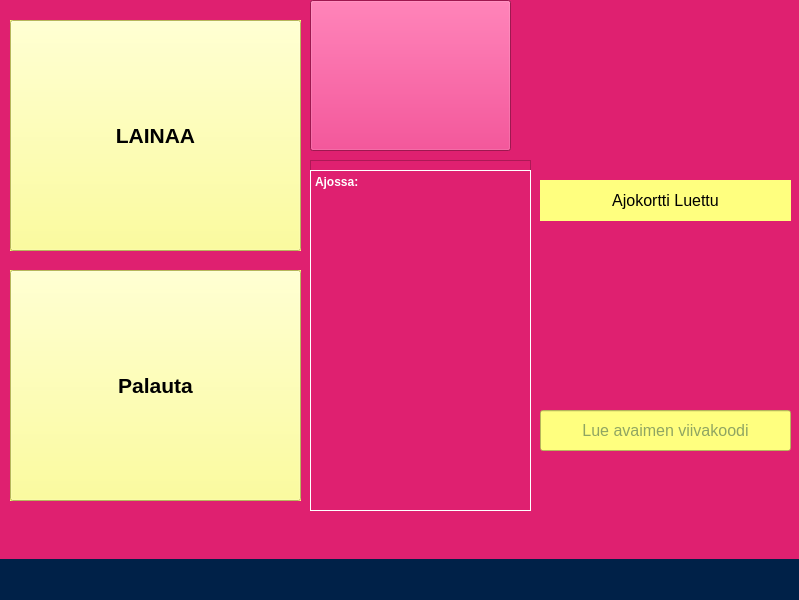
<?xml version="1.0" encoding="UTF-8"?>
<ui version="4.0">
 <class>MainWindow</class>
 <widget class="QMainWindow" name="MainWindow">
  <property name="geometry">
   <rect>
    <x>0</x>
    <y>0</y>
    <width>799</width>
    <height>600</height>
   </rect>
  </property>
  <property name="windowTitle">
   <string>MainWindow</string>
  </property>
  <property name="windowIcon">
   <iconset theme="emblem-shared"/>
  </property>
  <property name="styleSheet">
   <string notr="true">background-color: rgb(223, 32, 112);</string>
  </property>
  <widget class="QWidget" name="centralwidget">
   <widget class="QLineEdit" name="readCarCardLineEdit">
    <property name="enabled">
     <bool>true</bool>
    </property>
    <property name="geometry">
     <rect>
      <x>540</x>
      <y>180</y>
      <width>251</width>
      <height>41</height>
     </rect>
    </property>
    <property name="font">
     <font>
      <pointsize>12</pointsize>
     </font>
    </property>
    <property name="styleSheet">
     <string notr="true">background-color: rgb(255, 255, 127);
color: rgb(32, 75, 70);</string>
    </property>
    <property name="text">
     <string/>
    </property>
    <property name="echoMode">
     <enum>QLineEdit::EchoMode::NoEcho</enum>
    </property>
    <property name="alignment">
     <set>Qt::AlignmentFlag::AlignCenter</set>
    </property>
    <property name="placeholderText">
     <string>Lue ajokortin viivakoodi</string>
    </property>
    <property name="clearButtonEnabled">
     <bool>false</bool>
    </property>
   </widget>
   <widget class="QPushButton" name="takeCarPushButton">
    <property name="geometry">
     <rect>
      <x>10</x>
      <y>20</y>
      <width>291</width>
      <height>231</height>
     </rect>
    </property>
    <property name="font">
     <font>
      <pointsize>16</pointsize>
      <bold>true</bold>
     </font>
    </property>
    <property name="cursor">
     <cursorShape>PointingHandCursor</cursorShape>
    </property>
    <property name="toolTip">
     <string>&lt;html&gt;&lt;head/&gt;&lt;body&gt;&lt;p&gt;&lt;span style=&quot; font-size:11pt;&quot;&gt;Tallentaa henkilön tiedot tietokantaa&lt;/span&gt;&lt;/p&gt;&lt;/body&gt;&lt;/html&gt;</string>
    </property>
    <property name="toolTipDuration">
     <number>3000</number>
    </property>
    <property name="styleSheet">
     <string notr="true">color: rgb(0, 0, 0);
background-color: rgb(255, 255, 127);</string>
    </property>
    <property name="text">
     <string>LAINAA</string>
    </property>
   </widget>
   <widget class="QLabel" name="keyPictureLabel">
    <property name="geometry">
     <rect>
      <x>610</x>
      <y>290</y>
      <width>171</width>
      <height>111</height>
     </rect>
    </property>
    <property name="autoFillBackground">
     <bool>false</bool>
    </property>
    <property name="text">
     <string/>
    </property>
    <property name="pixmap">
     <pixmap resource="userUiRescources.qrc">:/pictures/uiPictures/keys.png</pixmap>
    </property>
    <property name="scaledContents">
     <bool>true</bool>
    </property>
   </widget>
   <widget class="QLabel" name="teacherPictureLabel">
    <property name="geometry">
     <rect>
      <x>590</x>
      <y>-10</y>
      <width>201</width>
      <height>191</height>
     </rect>
    </property>
    <property name="text">
     <string/>
    </property>
    <property name="pixmap">
     <pixmap resource="userUiRescources.qrc">:/pictures/uiPictures/Teacher.png</pixmap>
    </property>
    <property name="scaledContents">
     <bool>true</bool>
    </property>
   </widget>
   <widget class="QPushButton" name="returnCarPushButton">
    <property name="geometry">
     <rect>
      <x>10</x>
      <y>270</y>
      <width>291</width>
      <height>231</height>
     </rect>
    </property>
    <property name="font">
     <font>
      <pointsize>16</pointsize>
      <bold>true</bold>
     </font>
    </property>
    <property name="cursor">
     <cursorShape>PointingHandCursor</cursorShape>
    </property>
    <property name="toolTip">
     <string>&lt;html&gt;&lt;head/&gt;&lt;body&gt;&lt;p&gt;&lt;span style=&quot; font-size:11pt;&quot;&gt;Tallentaa henkilön tiedot tietokantaa&lt;/span&gt;&lt;/p&gt;&lt;/body&gt;&lt;/html&gt;</string>
    </property>
    <property name="toolTipDuration">
     <number>3000</number>
    </property>
    <property name="styleSheet">
     <string notr="true">color: rgb(0, 0, 0);
background-color: rgb(255, 255, 127);</string>
    </property>
    <property name="text">
     <string>Palauta</string>
    </property>
   </widget>
   <widget class="QLineEdit" name="readKeyLineEdit">
    <property name="enabled">
     <bool>true</bool>
    </property>
    <property name="geometry">
     <rect>
      <x>540</x>
      <y>410</y>
      <width>251</width>
      <height>41</height>
     </rect>
    </property>
    <property name="font">
     <font>
      <pointsize>12</pointsize>
     </font>
    </property>
    <property name="styleSheet">
     <string notr="true">background-color: rgb(255, 255, 127);
color: rgb(32, 75, 70);</string>
    </property>
    <property name="text">
     <string/>
    </property>
    <property name="frame">
     <bool>true</bool>
    </property>
    <property name="alignment">
     <set>Qt::AlignmentFlag::AlignCenter</set>
    </property>
    <property name="placeholderText">
     <string>Lue avaimen viivakoodi</string>
    </property>
    <property name="clearButtonEnabled">
     <bool>false</bool>
    </property>
   </widget>
   <widget class="QPushButton" name="resetPushButton">
    <property name="geometry">
     <rect>
      <x>10</x>
      <y>270</y>
      <width>291</width>
      <height>231</height>
     </rect>
    </property>
    <property name="font">
     <font>
      <pointsize>24</pointsize>
     </font>
    </property>
    <property name="styleSheet">
     <string notr="true">background-color: rgb(0, 33, 72);
color: rgb(255, 255, 255);
alternate-background-color: rgb(255, 255, 255);</string>
    </property>
    <property name="text">
     <string>Reset</string>
    </property>
    <property name="icon">
     <iconset theme="QIcon::ThemeIcon::EditUndo"/>
    </property>
   </widget>
   <widget class="QPushButton" name="resetPushButton_2">
    <property name="geometry">
     <rect>
      <x>10</x>
      <y>20</y>
      <width>291</width>
      <height>231</height>
     </rect>
    </property>
    <property name="font">
     <font>
      <pointsize>24</pointsize>
     </font>
    </property>
    <property name="styleSheet">
     <string notr="true">background-color: rgb(0, 33, 72);
color: rgb(255, 255, 255);</string>
    </property>
    <property name="text">
     <string>Reset</string>
    </property>
    <property name="icon">
     <iconset theme="edit-undo"/>
    </property>
   </widget>
   <widget class="QPushButton" name="soundPushButton">
    <property name="geometry">
     <rect>
      <x>310</x>
      <y>0</y>
      <width>201</width>
      <height>151</height>
     </rect>
    </property>
    <property name="text">
     <string/>
    </property>
    <property name="icon">
     <iconset resource="userUiRescources.qrc">
      <normaloff>:/pictures/uiPictures/sound.png</normaloff>:/pictures/uiPictures/sound.png</iconset>
    </property>
    <property name="iconSize">
     <size>
      <width>131</width>
      <height>131</height>
     </size>
    </property>
   </widget>
   <widget class="QPushButton" name="soundOffPushButton">
    <property name="geometry">
     <rect>
      <x>310</x>
      <y>0</y>
      <width>201</width>
      <height>151</height>
     </rect>
    </property>
    <property name="text">
     <string/>
    </property>
    <property name="icon">
     <iconset resource="userUiRescources.qrc">
      <normaloff>:/pictures/uiPictures/soundOff.png</normaloff>:/pictures/uiPictures/soundOff.png</iconset>
    </property>
    <property name="iconSize">
     <size>
      <width>131</width>
      <height>131</height>
     </size>
    </property>
   </widget>
   <widget class="QLabel" name="rentLabel">
    <property name="geometry">
     <rect>
      <x>10</x>
      <y>20</y>
      <width>291</width>
      <height>231</height>
     </rect>
    </property>
    <property name="font">
     <font>
      <pointsize>16</pointsize>
      <bold>true</bold>
     </font>
    </property>
    <property name="layoutDirection">
     <enum>Qt::LayoutDirection::LeftToRight</enum>
    </property>
    <property name="styleSheet">
     <string notr="true">background-color: rgb(255, 255, 127);
color: rgb(0, 0, 0);</string>
    </property>
    <property name="text">
     <string>LAINAA</string>
    </property>
    <property name="alignment">
     <set>Qt::AlignmentFlag::AlignCenter</set>
    </property>
   </widget>
   <widget class="QLabel" name="returnLabel">
    <property name="geometry">
     <rect>
      <x>10</x>
      <y>270</y>
      <width>291</width>
      <height>231</height>
     </rect>
    </property>
    <property name="font">
     <font>
      <pointsize>16</pointsize>
      <bold>true</bold>
     </font>
    </property>
    <property name="layoutDirection">
     <enum>Qt::LayoutDirection::LeftToRight</enum>
    </property>
    <property name="styleSheet">
     <string notr="true">background-color: rgb(255, 255, 127);
color: rgb(0, 0, 0);</string>
    </property>
    <property name="text">
     <string>Palauta</string>
    </property>
    <property name="alignment">
     <set>Qt::AlignmentFlag::AlignCenter</set>
    </property>
   </widget>
   <widget class="QPushButton" name="okButtonLabel">
    <property name="geometry">
     <rect>
      <x>310</x>
      <y>160</y>
      <width>211</width>
      <height>351</height>
     </rect>
    </property>
    <property name="font">
     <font>
      <pointsize>24</pointsize>
     </font>
    </property>
    <property name="styleSheet">
     <string notr="true">background-color: rgb(0, 33, 72);
color: rgb(255, 255, 255);</string>
    </property>
    <property name="text">
     <string>OK</string>
    </property>
   </widget>
   <widget class="QLabel" name="personInfoLabel">
    <property name="geometry">
     <rect>
      <x>540</x>
      <y>230</y>
      <width>241</width>
      <height>41</height>
     </rect>
    </property>
    <property name="font">
     <font>
      <pointsize>12</pointsize>
     </font>
    </property>
    <property name="text">
     <string/>
    </property>
    <property name="alignment">
     <set>Qt::AlignmentFlag::AlignCenter</set>
    </property>
   </widget>
   <widget class="QLabel" name="carInfoLabel">
    <property name="geometry">
     <rect>
      <x>540</x>
      <y>460</y>
      <width>241</width>
      <height>71</height>
     </rect>
    </property>
    <property name="font">
     <font>
      <pointsize>12</pointsize>
     </font>
    </property>
    <property name="text">
     <string/>
    </property>
    <property name="alignment">
     <set>Qt::AlignmentFlag::AlignCenter</set>
    </property>
   </widget>
   <widget class="QLabel" name="cardReadLabel">
    <property name="geometry">
     <rect>
      <x>540</x>
      <y>180</y>
      <width>251</width>
      <height>41</height>
     </rect>
    </property>
    <property name="font">
     <font>
      <pointsize>12</pointsize>
     </font>
    </property>
    <property name="layoutDirection">
     <enum>Qt::LayoutDirection::RightToLeft</enum>
    </property>
    <property name="styleSheet">
     <string notr="true">background-color: rgb(255, 255, 127);
color: rgb(0, 0, 0);</string>
    </property>
    <property name="text">
     <string>Ajokortti Luettu</string>
    </property>
    <property name="alignment">
     <set>Qt::AlignmentFlag::AlignCenter</set>
    </property>
   </widget>
   <widget class="QFrame" name="availableCarFrame">
    <property name="geometry">
     <rect>
      <x>310</x>
      <y>160</y>
      <width>221</width>
      <height>351</height>
     </rect>
    </property>
    <property name="frameShape">
     <enum>QFrame::Shape::StyledPanel</enum>
    </property>
    <property name="frameShadow">
     <enum>QFrame::Shadow::Raised</enum>
    </property>
    <widget class="QPlainTextEdit" name="carFreePlainTextEdit">
     <property name="geometry">
      <rect>
       <x>0</x>
       <y>10</y>
       <width>221</width>
       <height>341</height>
      </rect>
     </property>
     <property name="font">
      <font>
       <pointsize>9</pointsize>
       <bold>true</bold>
      </font>
     </property>
     <property name="styleSheet">
      <string notr="true">color: rgb(255, 255, 255);
border-color: rgb(255, 255, 255);</string>
     </property>
     <property name="frameShape">
      <enum>QFrame::Shape::Panel</enum>
     </property>
     <property name="frameShadow">
      <enum>QFrame::Shadow::Plain</enum>
     </property>
     <property name="readOnly">
      <bool>true</bool>
     </property>
     <property name="plainText">
      <string>Vapaat ajoneuvot:</string>
     </property>
    </widget>
    <widget class="QPlainTextEdit" name="inUseCarPlainTextEdit">
     <property name="geometry">
      <rect>
       <x>0</x>
       <y>10</y>
       <width>221</width>
       <height>341</height>
      </rect>
     </property>
     <property name="font">
      <font>
       <bold>true</bold>
      </font>
     </property>
     <property name="styleSheet">
      <string notr="true">color: rgb(255, 255, 255);
border-color: rgb(255, 255, 255);</string>
     </property>
     <property name="frameShape">
      <enum>QFrame::Shape::Box</enum>
     </property>
     <property name="frameShadow">
      <enum>QFrame::Shadow::Plain</enum>
     </property>
     <property name="readOnly">
      <bool>true</bool>
     </property>
     <property name="plainText">
      <string>Ajossa:</string>
     </property>
    </widget>
   </widget>
   <zorder>soundPushButton</zorder>
   <zorder>soundOffPushButton</zorder>
   <zorder>resetPushButton</zorder>
   <zorder>returnLabel</zorder>
   <zorder>resetPushButton_2</zorder>
   <zorder>rentLabel</zorder>
   <zorder>readCarCardLineEdit</zorder>
   <zorder>takeCarPushButton</zorder>
   <zorder>keyPictureLabel</zorder>
   <zorder>teacherPictureLabel</zorder>
   <zorder>returnCarPushButton</zorder>
   <zorder>readKeyLineEdit</zorder>
   <zorder>okButtonLabel</zorder>
   <zorder>personInfoLabel</zorder>
   <zorder>carInfoLabel</zorder>
   <zorder>cardReadLabel</zorder>
   <zorder>availableCarFrame</zorder>
  </widget>
  <widget class="QStatusBar" name="statusbar">
   <property name="font">
    <font>
     <pointsize>24</pointsize>
    </font>
   </property>
   <property name="toolTipDuration">
    <number>3000</number>
   </property>
   <property name="styleSheet">
    <string notr="true">
background-color: rgb(0, 33, 72);
color: rgb(255, 255, 255);</string>
   </property>
  </widget>
  <action name="actionLopeta">
   <property name="icon">
    <iconset theme="application-exit"/>
   </property>
   <property name="text">
    <string>Lopeta</string>
   </property>
   <property name="shortcut">
    <string>Ctrl+Q</string>
   </property>
  </action>
  <action name="actionKalle">
   <property name="text">
    <string>Kalle</string>
   </property>
  </action>
  <action name="actionVille">
   <property name="text">
    <string>Ville</string>
   </property>
  </action>
  <action name="actionJaana">
   <property name="text">
    <string>Jaana</string>
   </property>
  </action>
  <action name="actionMikko">
   <property name="text">
    <string>Mikko</string>
   </property>
  </action>
  <action name="actionTallenna_nimell">
   <property name="text">
    <string>Tallenna nimellä...</string>
   </property>
  </action>
 </widget>
 <resources>
  <include location="userUiRescources.qrc"/>
  <include location="userUiRescources.qrc"/>
 </resources>
 <connections>
  <connection>
   <sender>takeCarPushButton</sender>
   <signal>clicked()</signal>
   <receiver>returnCarPushButton</receiver>
   <slot>hide()</slot>
   <hints>
    <hint type="sourcelabel">
     <x>166</x>
     <y>223</y>
    </hint>
    <hint type="destinationlabel">
     <x>178</x>
     <y>354</y>
    </hint>
   </hints>
  </connection>
  <connection>
   <sender>takeCarPushButton</sender>
   <signal>clicked()</signal>
   <receiver>takeCarPushButton</receiver>
   <slot>hide()</slot>
   <hints>
    <hint type="sourcelabel">
     <x>131</x>
     <y>67</y>
    </hint>
    <hint type="destinationlabel">
     <x>154</x>
     <y>63</y>
    </hint>
   </hints>
  </connection>
  <connection>
   <sender>takeCarPushButton</sender>
   <signal>clicked()</signal>
   <receiver>returnLabel</receiver>
   <slot>hide()</slot>
   <hints>
    <hint type="sourcelabel">
     <x>98</x>
     <y>244</y>
    </hint>
    <hint type="destinationlabel">
     <x>57</x>
     <y>356</y>
    </hint>
   </hints>
  </connection>
  <connection>
   <sender>returnCarPushButton</sender>
   <signal>clicked()</signal>
   <receiver>rentLabel</receiver>
   <slot>hide()</slot>
   <hints>
    <hint type="sourcelabel">
     <x>248</x>
     <y>355</y>
    </hint>
    <hint type="destinationlabel">
     <x>39</x>
     <y>225</y>
    </hint>
   </hints>
  </connection>
  <connection>
   <sender>soundPushButton</sender>
   <signal>clicked()</signal>
   <receiver>readCarCardLineEdit</receiver>
   <slot>setFocus()</slot>
   <hints>
    <hint type="sourcelabel">
     <x>404</x>
     <y>138</y>
    </hint>
    <hint type="destinationlabel">
     <x>518</x>
     <y>192</y>
    </hint>
   </hints>
  </connection>
  <connection>
   <sender>soundOffPushButton</sender>
   <signal>clicked()</signal>
   <receiver>readCarCardLineEdit</receiver>
   <slot>setFocus()</slot>
   <hints>
    <hint type="sourcelabel">
     <x>485</x>
     <y>117</y>
    </hint>
    <hint type="destinationlabel">
     <x>551</x>
     <y>193</y>
    </hint>
   </hints>
  </connection>
  <connection>
   <sender>soundPushButton</sender>
   <signal>clicked()</signal>
   <receiver>readKeyLineEdit</receiver>
   <slot>setFocus()</slot>
   <hints>
    <hint type="sourcelabel">
     <x>420</x>
     <y>165</y>
    </hint>
    <hint type="destinationlabel">
     <x>547</x>
     <y>424</y>
    </hint>
   </hints>
  </connection>
  <connection>
   <sender>soundOffPushButton</sender>
   <signal>clicked()</signal>
   <receiver>readKeyLineEdit</receiver>
   <slot>setFocus()</slot>
   <hints>
    <hint type="sourcelabel">
     <x>471</x>
     <y>113</y>
    </hint>
    <hint type="destinationlabel">
     <x>514</x>
     <y>417</y>
    </hint>
   </hints>
  </connection>
  <connection>
   <sender>soundOffPushButton</sender>
   <signal>clicked()</signal>
   <receiver>soundOffPushButton</receiver>
   <slot>hide()</slot>
   <hints>
    <hint type="sourcelabel">
     <x>467</x>
     <y>114</y>
    </hint>
    <hint type="destinationlabel">
     <x>505</x>
     <y>93</y>
    </hint>
   </hints>
  </connection>
  <connection>
   <sender>soundPushButton</sender>
   <signal>clicked()</signal>
   <receiver>soundOffPushButton</receiver>
   <slot>show()</slot>
   <hints>
    <hint type="sourcelabel">
     <x>373</x>
     <y>102</y>
    </hint>
    <hint type="destinationlabel">
     <x>467</x>
     <y>135</y>
    </hint>
   </hints>
  </connection>
  <connection>
   <sender>readCarCardLineEdit</sender>
   <signal>textEdited(QString)</signal>
   <receiver>cardReadLabel</receiver>
   <slot>show()</slot>
   <hints>
    <hint type="sourcelabel">
     <x>762</x>
     <y>186</y>
    </hint>
    <hint type="destinationlabel">
     <x>773</x>
     <y>242</y>
    </hint>
   </hints>
  </connection>
 </connections>
</ui>
